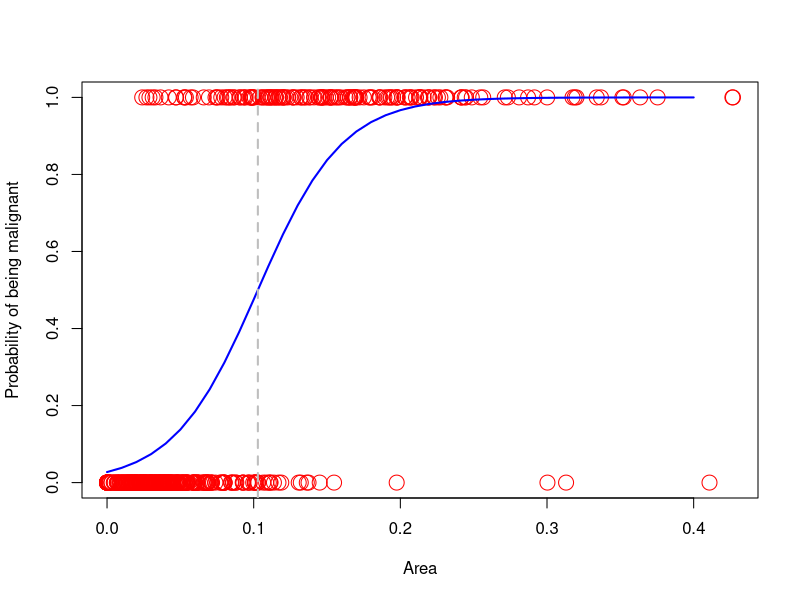

Recreate this plot in R.
#classify tumor samples as malignant or benign
#biopsy sample of cells having breast cancer
#image of cells - features extracted(morphology,radius etc)
#csv label- 1=> sample is malignant
#           0=> sample is benign, based on mean area of cell in image & mean radius of nucleus in cell in image

#read data
train <- read.csv("train_cancer.csv")
View(train)

#plot malignancy vs area data
plot(train$area,train$mal,xlab="Area",ylab="Probability of being malignant",col="red",pch=1,cex=2)

#logistic regression to classify using area measure
#use generalized Linear Model function glm()
#in logistic regression Probability = p = 1/(1+exp(-1(a+b*x)))
# => a+b*x = ln[p/(1-p)]
#we are calculating a & b from the data
logit.area <- glm(mal~area,data=train,family="binomial")
summary(logit.area)
#here intercept is a & area coefficient is b
#observe AIC= 331.31

#plot the regression line
#create a vector for area and probability,use logistic regression equation
av <- seq(0,0.4,0.01)
a <- coef(logit.area)[["(Intercept)"]]
b <- coef(logit.area)[["area"]]
pv <- 1/(1+exp(-(a+b*av)))

#plot av vs pv
lines(av,pv,col="blue",lwd=2)

#calculate the cut-off/threshold
#considering p= 0.5 as cut-off value
#p>0.5 will be considered malignant
# using p = 1/(1+exp(-1(a+b*x))) to calculate value of x for which p=0.5
thresh.area <- -a/b
print(thresh.area)

#add a vertical line at threshold
abline(v=thresh.area,lty=2,col="grey",lwd=2)
#lty => dotted line

#evaluate the logistic model
#predict the probability for each observation in training data
p1 <- predict(logit.area,train,type="response")
#classify based on probability
c1 <- ifelse(p1>0.5,1,0)

#create confusion matrix
tab1 <- table(Predicted=c1,Actual = train$mal)
print(tab1)

#specificity/ selectivity/ true negative rate:= TN/(TN+FP)
sp1 <- tab1[1,1]/sum(tab1[,1])
print(sp1)

#sensitivity/recall/hit rate/true positive rate:= TP/(TP+FN)
sn1 <- tab1[2,2]/sum(tab1[,2])
print(sn1)

#---------------------------------------

#LOGISTIC REGRESSION WITH TWO PREDICTORS

#in logistic regression with multiple predictors: p= 1/(1+exp(-1(a+b1*x1+b2*x2+...)))
#   => a+b1*x1 +b2*x2+....= ln[p/(1-p)]
#we are calculating a,b1,b2,...
logit2 <- glm(mal~area+rad,data=train,family="binomial")
summary(logit2)
#AIC is a criteria used to compare between two models of different parameters.
#LOWER THE AIC VALUE, BETTER THE MODEL
#here AIC= 191.39

#evaluate the logistic model
p2 <- predict(logit2,train,type="response")
c2 <-ifelse(p2>0.5,1,0)

#create confusion matrix
tab2 <- table(Predicted= c2,Actual=train$mal)
print(tab2)

#specificity & sensitivity
sp2 <- tab2[1,1]/sum(tab2[,1])
sn2 <- tab2[2,2]/sum(tab2[,2])
print(sp2)
print(sn2)

#evaluate model on test data
test <- read.csv("test_cancer.csv")
View(test)

#predict probabilities for test data
p.test <- predict(logit2,test,type="response")

#classify based on probability
c.test <- ifelse(p.test>0.5,1,0)

#create confusion matrix
tab.test <- table(Predicted= c.test, Actual= test$mal)
print(tab.test)

#specificity/ true negative rate
sp.test <- tab.test[1,1]/sum(tab.test[,1])
print(sp.test)

#sensitivity
sn.test <- tab.test[2,2]/sum(tab.test[,2])
print(sn.test)
